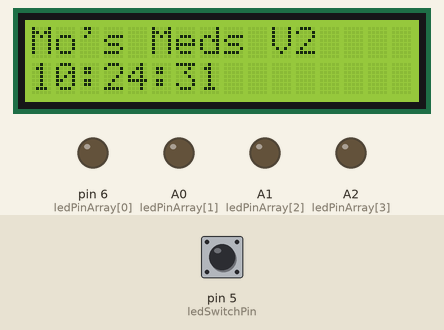
Bench run of a sketch on a simulated Arduino Uno, built with avr-gcc and run on an emulated ATmega328P. Shown: 16×2 character LCD, output pins drawn as LEDs (lit = HIGH). The inputs (shaded band) are chosen by the test bench; at power-on: pin 5 (ledSwitchPin) HIGH. The local clock reads 2024-03-15 10:24:30 at power-on unless the sketch sets it.

Above: at 1.2 s.
1.3 s: pin 5 (ledSwitchPin) pulled LOW for 0.15 s
At 2.6 s:
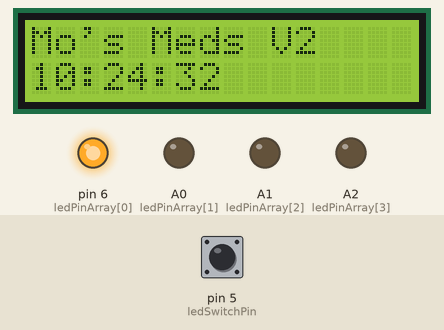
4.2 s: pin 5 (ledSwitchPin) pulled LOW for 1 s
At 7.8 s:
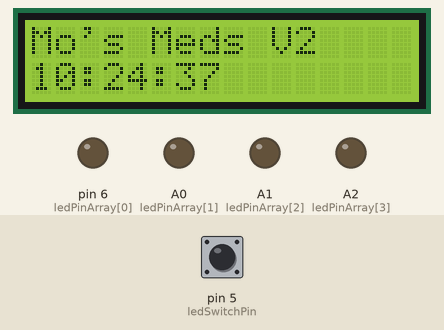
8.2 s: pin 5 (ledSwitchPin) pulsed LOW 5 times (0.12 s each, 0.3 s apart)
At 10.6 s:
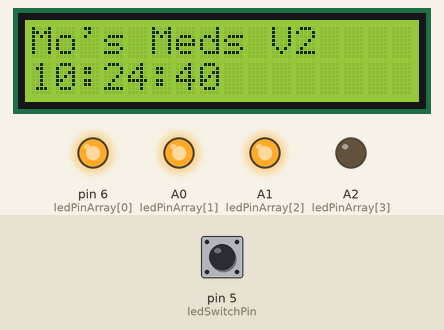
11.5 s: pin 5 (ledSwitchPin) pulsed LOW 5 times (0.12 s each, 0.3 s apart)
At 13.6 s:
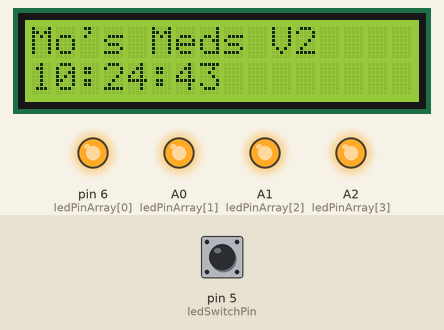
Timing chart, 0 to 16.3 s (numbered marks = the images above; inputs shaded):
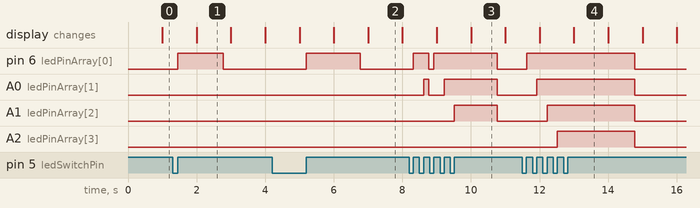

The sketch:

medsClock.ino
```cpp
#include <SimpleTimer.h>
#include <LiquidCrystal.h>
#include "RTClib.h" //https://github.com/adafruit/RTClib
//#define DEBUG

RTC_DS3231 rtc;
const int rs = 7, en = 3, d4 = 9, d5 = 10, d6 = 11, d7 = 12;
LiquidCrystal lcd(rs, en, d4, d5, d6, d7);

// https://forum.arduino.cc/t/making-an-arduino-clock/485102
// ideas from here

int currentDay = 0;

//SYSTEM VARIABLES
SimpleTimer timer;
const int ledSwitchPin = 5;
const int ledPinArray[] = {6, A0, A1, A2, A3};

bool ledSwitchPressed = false;
bool resetFlag = false;
bool ledSwitchDebouncer = false;

int ledCounter = 0;
const int numLeds = 4;
const int timerLengthMs = 2000;
int previousSecond = 0;
int timerID;

void setup()
{
    rtc.begin();
    lcd.begin(16, 2);
  lcd.setCursor(0, 0);
#ifndef DEBUG
  lcd.print("Mo's Meds V2");
  lcd.setCursor(0, 1);
#endif


  pinMode(ledSwitchPin, INPUT);
  timerID = timer.setInterval(timerLengthMs, setTimerFlag);
  //timer.enable(timerID);
  for (int i = 0; i < numLeds; i++)
    pinMode(ledPinArray[i], OUTPUT);


//reupdates to time of compilation
        if (rtc.lostPower()) {
        Serial.println("RTC lost power, let's set the time!");
        // When time needs to be set on a new device, or after a power loss, the
        // following line sets the RTC to the date & time this sketch was compiled
        rtc.adjust(DateTime(F(__DATE__), F(__TIME__)));
        // This line sets the RTC with an explicit date & time, for example to set
        // January 21, 2014 at 3am you would call:
        // rtc.adjust(DateTime(2014, 1, 21, 3, 0, 0));
    }
}

void loop()
{
  timer.run();
  //button read ins
  ledRoutine();

  DateTime now = rtc.now();
  //if time changed, update LCD.
  if (previousSecond != now.second())
  {
    previousSecond = now.second();
    updateLCD(now.hour(), now.minute(), now.second());

    //if new day, reset LEDs.
    if (currentDay != now.day())
    {
      reset();
      currentDay = now.day();
    }
  }

  //reset LEDs if timer exceeded
  if (resetFlag)
    reset();
}

void setTimerFlag()
{
#ifdef DEBUG
  lcd. setCursor(0, 0);
  lcd.print("RESET FUNC HIT ");
#endif
  resetFlag = true;
}

void ledRoutine()
{
  ledSwitchPressed = digitalRead(ledSwitchPin);
  //switch released
  if (!ledSwitchPressed && ledSwitchDebouncer)
  {
    ledSwitchDebouncer = false;
    resetFlag = false;
    timer.disable(timerID);


  }
  //switch pressed
  else if (ledSwitchPressed && !ledSwitchDebouncer)
  {
    ledSwitchDebouncer = true;
    digitalWrite(ledPinArray[ledCounter], HIGH);
    incrementCounter();

    //resetTimer
#ifdef DEBUG
    lcd. setCursor(0, 0);
    lcd.print("START RESET: ");
#endif
    resetFlag = false; //TODO: check whether this is necessary here
    timer.enable(timerID);
  }
}

void reset()
{
  ledCounter = 0;
  resetFlag = false;
  timer.disable(timerID);
  for (int i = 0; i < numLeds; i++)
    digitalWrite(ledPinArray[i], LOW);
}

void updateLCD(int hour, int minute, int second)
{
  lcd.setCursor(0, 1);
  if (hour < 10)
    lcd.print(0);
  lcd.print(hour);
  lcd.print(':');

  if (minute < 10)
    lcd.print(0);
  lcd.print(minute);
  lcd.print(':');

  if (second < 10)
    lcd.print(0);
  lcd.print(second);
}

void incrementCounter()
{
#ifdef DEBUG
  digitalWrite(13, HIGH);
  delay(10);
  digitalWrite(13, LOW);
#endif
  ledCounter++;
  if (ledCounter >= numLeds) //counter rollover.
    ledCounter = 0;
}
```

Measured:
- after the input at 1.3 s, pin 6 (ledPinArray[0]): LOW → HIGH after 0.15 s, → LOW 1.3 s later
- after the input at 4.2 s, pin 6 (ledPinArray[0]): LOW → HIGH after 1.0 s, → LOW 1.6 s later
- after the input at 8.2 s, pin 6 (ledPinArray[0]): LOW → HIGH after 0.12 s, → LOW 0.45 s later, → HIGH 0.15 s later, → LOW 1.9 s later; A0 (ledPinArray[1]): LOW → HIGH after 0.42 s, → LOW 0.15 s later, → HIGH 0.45 s later, → LOW 1.6 s later; A1 (ledPinArray[2]): LOW → HIGH after 1.3 s, → LOW 1.3 s later
- after the input at 11.5 s, pin 6 (ledPinArray[0]): LOW → HIGH after 0.12 s, → LOW 3.1 s later; A0 (ledPinArray[1]): LOW → HIGH after 0.42 s, → LOW 2.9 s later; A1 (ledPinArray[2]): LOW → HIGH after 0.72 s, → LOW 2.6 s later; A2 (ledPinArray[3]): LOW → HIGH after 1.0 s, → LOW 2.3 s later
- what the display in image 1 shows lasts 1.0 s, from 2.0 s to 3.0 s
